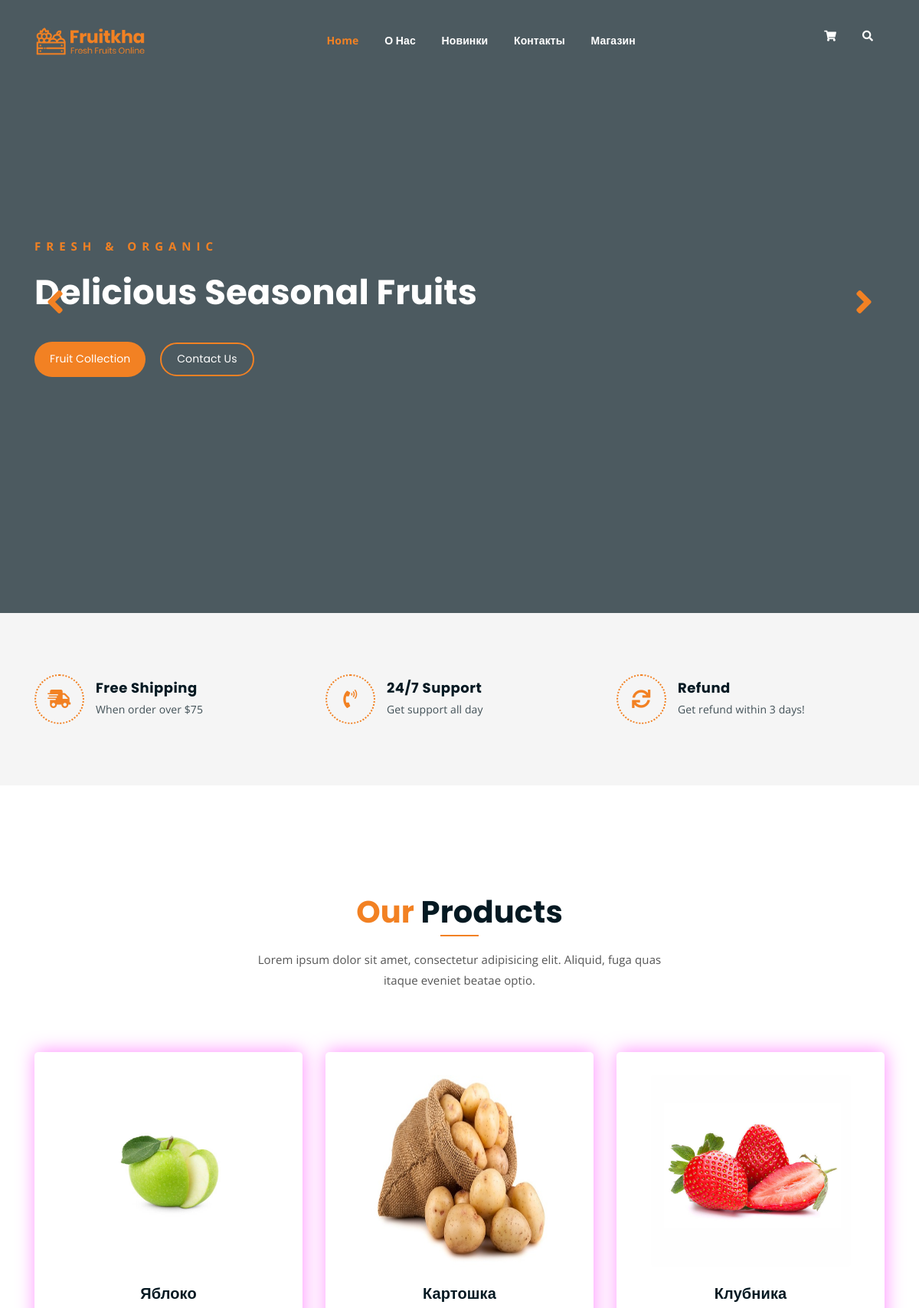
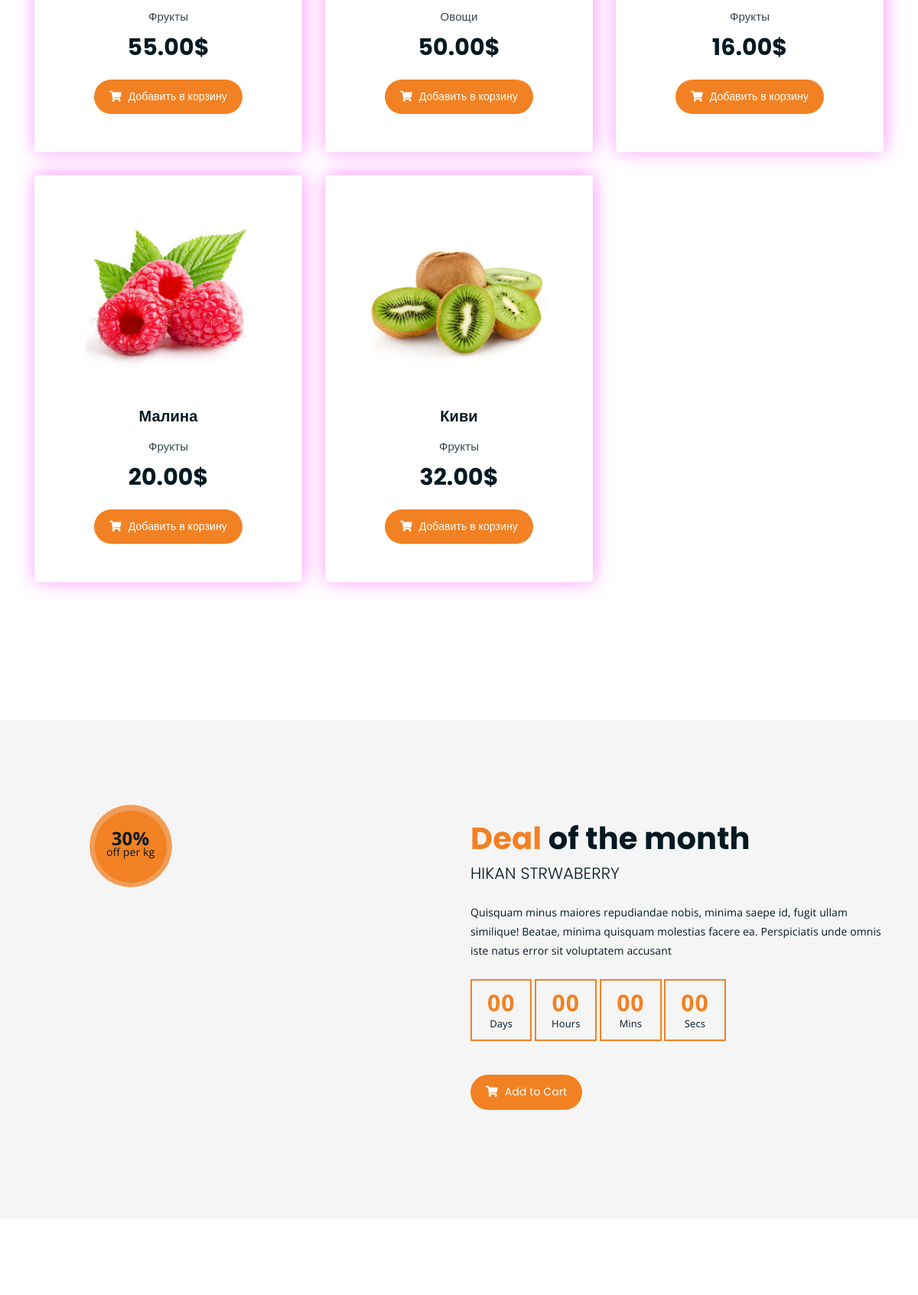
The page / (upper part) on the database its author committed (2 pictures, top to bottom).
### shop/models.py (models this page shows, shortened)
class Product(models.Model):
    category = models.ForeignKey(Category, verbose_name='Категория', on_delete=models.CASCADE)
    title = models.CharField(max_length=255, verbose_name='Наименование')
    slug = models.SlugField(unique=True)
    image = models.ImageField(verbose_name='Изображение')
    description = models.TextField(verbose_name='Описание', null=True)
    price = models.DecimalField(max_digits=9, decimal_places=2, verbose_name='Цена')
    data_create = models.DateField(auto_created=False, blank=True, null=True)
    class Meta:
        verbose_name = "Продукт"
        verbose_name_plural = "Продукты"
        ordering = ['-data_create']

class Category(models.Model):
    name = models.CharField(max_length=255, verbose_name='Имя категории')
    slug = models.SlugField(unique=True)
    def __str__(self):
        return self.name

### shop/views.py (the view)
# urls.py: path('', index, name='index'),
def index(request):
    products = Product.objects.all()
    return render(request, 'index_2.html', context={'products': products})

### shop/templates/index_2.html (shortened to what this page needs)
{% extends 'base.html' %}
{% block content %}
<div class="homepage-slider">
    <div class="single-homepage-slider homepage-bg-1">
        <div class="container">
            <div class="row">
                <div class="col-md-12 col-lg-7 offset-lg-1 offset-xl-0">
                    <div class="hero-text">
                        <div class="hero-text-tablecell">
                            <p class="subtitle">Fresh & Organic</p>
                            <h1>Delicious Seasonal Fruits</h1>
                            <div class="hero-btns">
                                <a href="{% url 'shop' %}" class="boxed-btn">Fruit Collection</a>
                                <a href="{% url 'contact' %}" class="bordered-btn">Contact Us</a>
                            </div>
                        </div>
                    </div>
                </div>
            </div>
        </div>
    </div>
</div>
<div class="list-section pt-80 pb-80">
    <div class="container">
        <div class="row">
            <div class="col-lg-4 col-md-6 mb-4 mb-lg-0">
                <div class="list-box d-flex align-items-center">
                    <div class="list-icon">
                        <i class="fas fa-shipping-fast"></i>
                    </div>
                    <div class="content">
                        <h3>Free Shipping</h3>
                        <p>When order over $75</p>
                    </div>
                </div>
            </div>
            <div class="col-lg-4 col-md-6 mb-4 mb-lg-0">
                <div class="list-box d-flex align-items-center">
                    <div class="list-icon">
                        <i class="fas fa-phone-volume"></i>
                    </div>
                    <div class="content">
                        <h3>24/7 Support</h3>
                        <p>Get support all day</p>
                    </div>
                </div>
            </div>
            <div class="col-lg-4 col-md-6">
                <div class="list-box d-flex justify-content-start align-items-center">
                    <div class="list-icon">
                        <i class="fas fa-sync"></i>
                    </div>
                    <div class="content">
                        <h3>Refund</h3>
                        <p>Get refund within 3 days!</p>
                    </div>
                </div>
            </div>
        </div>
    </div>
</div>
<div class="product-section mt-150 mb-150">
    <div class="container">
        <div class="row">
            <div class="col-lg-8 offset-lg-2 text-center">
                <div class="section-title">
                    <h3><span class="orange-text">Our</span> Products</h3>
                    <p>Lorem ipsum dolor sit amet, consectetur adipisicing elit. Aliquid, fuga quas itaque eveniet
                        beatae optio.</p>
                </div>
            </div>
        </div>
        <div class="row">
            {% for product in products %}
            <div class="col-lg-4 col-md-6 text-center">
                <div class="single-product-item">
                    <div class="product-image">
                        <a href="{{ single_product }}"><img src="{{ product.image.url }}" width="250" height="250" alt=""></a>
                    </div>
                    <h3>{{ product.title }}</h3>
                    <p class="product-price"><span>{{ product.category }}</span> {{ product.price }}$ </p>
                    <a href="{% url 'cart' %}" class="cart-btn"><i class="fas fa-shopping-cart"></i> Добавить в корзину</a>
                </div>
            </div>
            {% endfor %}
        </div>
    </div>
</div>
<section class="cart-banner pt-100 pb-100">
    <div class="container">
        <div class="row clearfix">
            <div class="image-column col-lg-6">
                <div class="image">
                    <div class="price-box">
                        <div class="inner-price">
                                <span class="price">
                                    <strong>30%</strong> <br> off per kg
                                </span>
                        </div>
                    </div>
                    <img src="assets/img/a.jpg" alt="">
                </div>
            </div>
            <div class="content-column col-lg-6">
                <h3><span class="orange-text">Deal</span> of the month</h3>
                <h4>Hikan Strwaberry</h4>
                <div class="text">Quisquam minus maiores repudiandae nobis, minima saepe id, fugit ullam similique!
                    Beatae, minima quisquam molestias facere ea. Perspiciatis unde omnis iste natus error sit voluptatem
                    accusant
                </div>
                <div class="time-counter">
                    <div class="time-countdown clearfix" data-countdown="2020/2/01">
                    </div>
                </div>
                <a href="cart.html" class="cart-btn mt-3"><i class="fas fa-shopping-cart"></i> Add to Cart</a>
            </div>
        </div>
    </div>
</section>
{% endblock content %}

### shop/static/assets/css/responsive.css (style rules this page uses)
@media only screen and (min-width: 992px) and (max-width: 1200px) { .hero-text h1 { font-size: 45px; } }

### rows shown on the page
Product: image (picture), title "Яблоко", category "Фрукты", price "55.00"
Product: image (picture), title "Картошка", category "Овощи", price "50.00"
Product: image (picture), title "Клубника", category "Фрукты", price "16.00"
Product: image (picture), title "Малина", category "Фрукты", price "20.00"
Product: image (picture), title "Киви", category "Фрукты", price "32.00"
